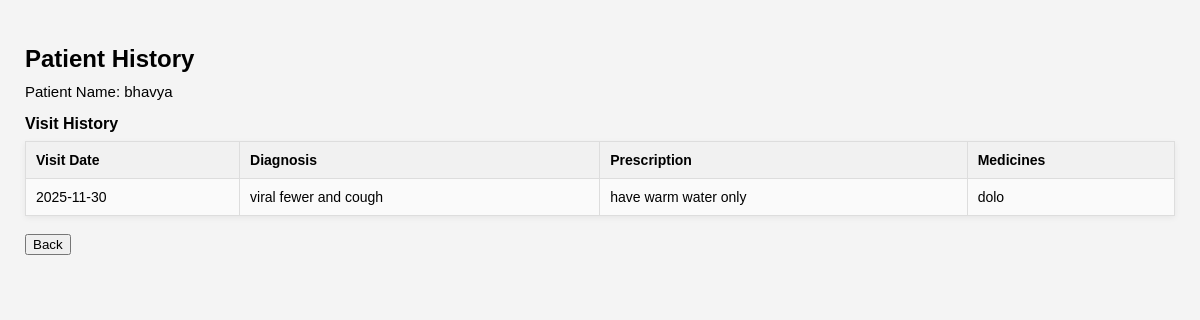
The app's page /patient_history/9 (signed in) with its own data.
### models.py (models this page shows)
class User(db.Model):
    id = db.Column(db.Integer, primary_key=True, nullable=True)
    name = db.Column(db.String(50), nullable=True)
    email = db.Column(db.String(150), nullable=True)
    password = db.Column(db.String(150), nullable=True)
    role = db.Column(db.String(10), nullable=False)
    contact = db.Column(db.String(100), nullable=True)
    gender = db.Column(db.String(10), nullable=True)
    specialization = db.Column(db.String(100), nullable=True)   # Only filled for doctors
    experience = db.Column(db.Integer, nullable=True)           # Only filled for doctors
    department_id = db.Column(db.Integer, db.ForeignKey('department.id'), nullable=True)
    dob = db.Column(db.Date, nullable=True)
    medical_history = db.Column(db.Text, nullable=True)
    blacklisted = db.Column(db.Boolean, default=False)
    appointments_as_patient = db.relationship(
        'Appointment',
        backref='patient',
        lazy=True,
        foreign_keys='Appointment.patient_id'
    )
    appointments_as_doctor = db.relationship(
        'Appointment',
        backref='doctor',
        lazy=True,
        foreign_keys='Appointment.doctor_id'
    )

class Treatment(db.Model):
    id = db.Column(db.Integer, primary_key=True)
    appointment_id = db.Column(db.Integer, db.ForeignKey('appointment.id', ondelete='CASCADE'), nullable=False)
    diagnosis = db.Column(db.Text, nullable=False)
    prescription = db.Column(db.Text, nullable=False)
    notes = db.Column(db.Text, nullable=False)

class Appointment(db.Model):
    id = db.Column(db.Integer, primary_key=True)
    patient_id = db.Column(db.Integer, db.ForeignKey('user.id',ondelete='CASCADE'), nullable= False)
    doctor_id = db.Column(db.Integer, db.ForeignKey('user.id',ondelete='CASCADE'), nullable = False)
    date = db.Column(db.Date, nullable=False)
    time = db.Column(db.Time, nullable=False)
    status = db.Column(db.String(50))
    notes = db.Column(db.Text)
    treatments = db.relationship('Treatment', backref='appointment', lazy=True)

### app.py (the view)
@app.route('/patient_history/<int:patient_id>')
def patient_history(patient_id):
    doctor_id = session.get('user_id')
    if not doctor_id:
        return redirect('/login')
    patient = User.query.get_or_404(patient_id)
    appointments = Appointment.query.filter(
        Appointment.patient_id == patient_id,
        Appointment.doctor_id == doctor_id,
        Appointment.status.in_(['Completed', 'Cancelled'])
    ).all()
    history = []
    for appt in appointments:
        treatment = Treatment.query.filter_by(appointment_id=appt.id).first()
        if treatment:
            history.append({
                'visit_date': appt.date,
                'diagnosis': treatment.diagnosis,
                'prescription': treatment.prescription,
                'medicines': treatment.notes
            })
    return render_template(
        'patient_history.html',
        patient=patient,
        history=history
    )

### templates/patient_history.html (shortened to what this page needs)
<!DOCTYPE html>
<html lang="en">
<head>
    <link rel="stylesheet" href="{{ url_for('static', filename='patient_history.css') }}">
</head>
<body>
    <h2>Patient History</h2>
    <p>Patient Name: {{ patient.name }}</p>
    <h4>Visit History</h4>
    <table border="1" style="width: 100%;">
        <tr>
            <th>Visit Date</th>
            <th>Diagnosis</th>
            <th>Prescription</th>
            <th>Medicines</th>
        </tr>
        {% for record in history %}
        <tr>
            <td>{{ record.visit_date }}</td>
            <td>{{ record.diagnosis }}</td>
            <td>{{ record.prescription }}</td>
            <td>{{ record.medicines }}</td>
        </tr>
        {% endfor %}
    </table>
    <br>
    {% if from_patient %}
        <a href="/patient_dashboard"><button type="button">Back</button></a>
    {% elif from_admin %}
        <a href="/admin_dashboard"><button type="button">Back</button></a>
    {% else %}
        <a href="/doctor_dashboard"><button type="button">Back</button></a>
    {% endif %}
</body>
</html>

### static/patient_history.css (style rules this page uses)
body { margin: 0; padding: 25px; font-family: Arial, sans-serif; background: #f4f4f4; }
h2 { margin-bottom: 10px; }
p { font-size: 15px; margin: 6px 0 15px 0; }
h4 { margin: 15px 0 8px 0; }
table { width: 100%; border-collapse: collapse; background: #fff; margin-top: 8px; box-shadow: 0 2px 6px rgba(0,0,0,0.06); }
th, td { border: 1px solid #ddd; padding: 10px; font-size: 14px; }
th { background: #f1f1f1; text-align: left; }
tr:nth-child(even) { background: #fafafa; }
button { pa }

### records on screen
User: name "bhavya"
Treatment: visit_date "2025-11-30", diagnosis "viral fewer and cough", prescription "have warm water only", medicines "dolo"
